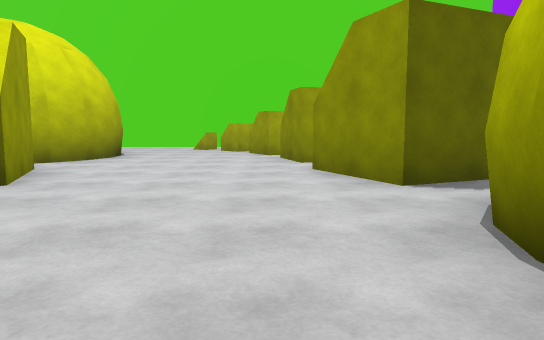
[1] (above)

20 first-person views from a walk through a Unity game level. The camera is 1.2 m above the floor, tilts 6° down and sees 70° across. The floor is counted in squares, 2 m on a side. Each view is taken from the middle of a square. On the plan, view 1 faces up. The plan holds only what a view shows up to about 11 squares ahead; the rest is blank.

[2]
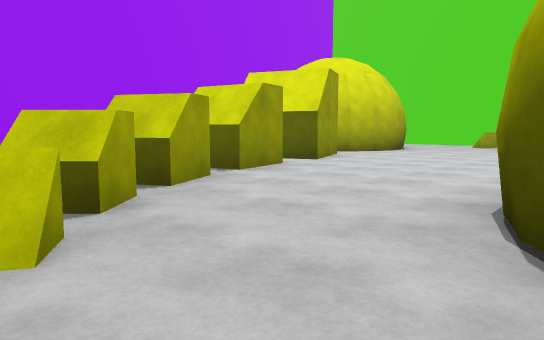

[3]
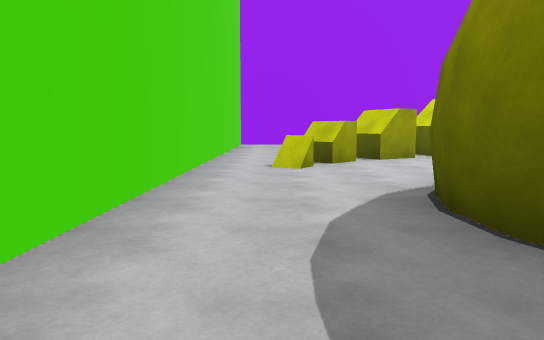

[4]
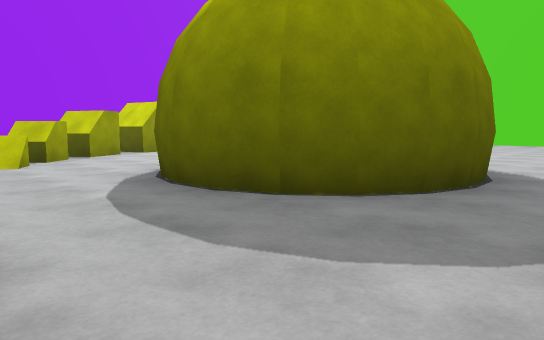

[5]
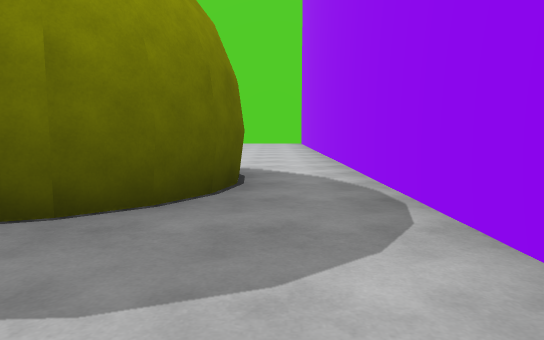

[6]
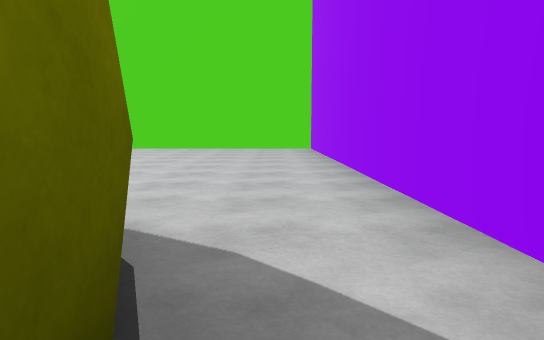

[7]
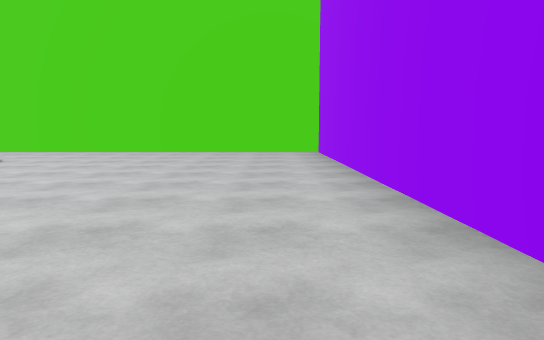

[8]
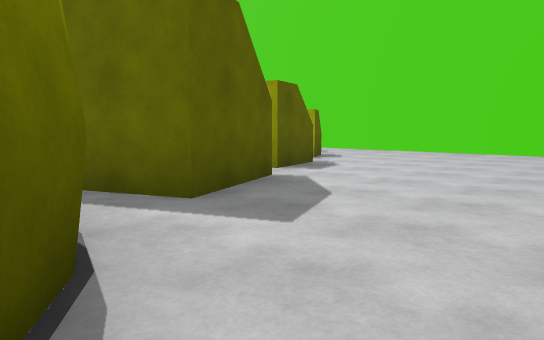

[9]
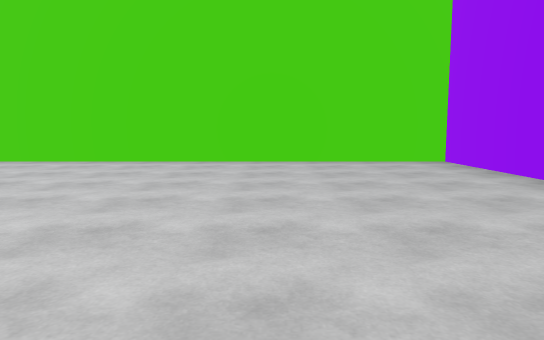

[10]
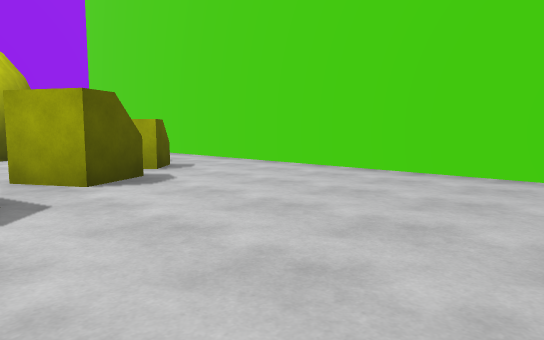

[11]
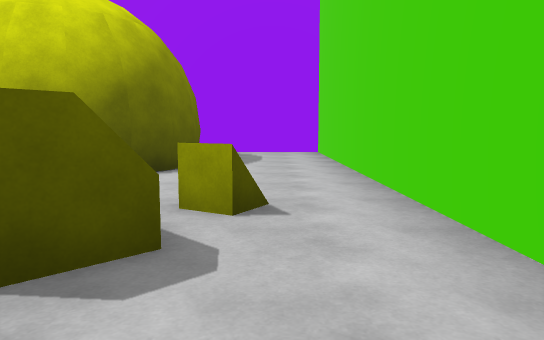

[12]
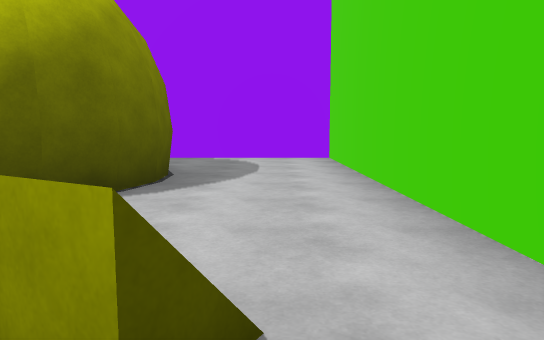

[13]
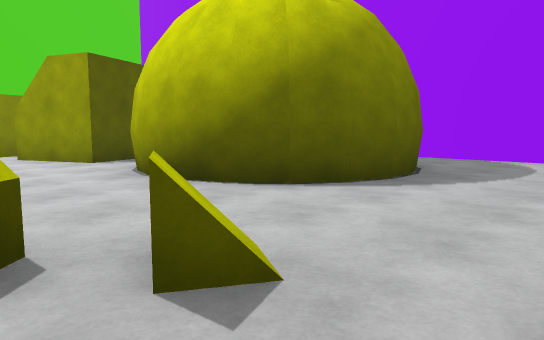

[14]
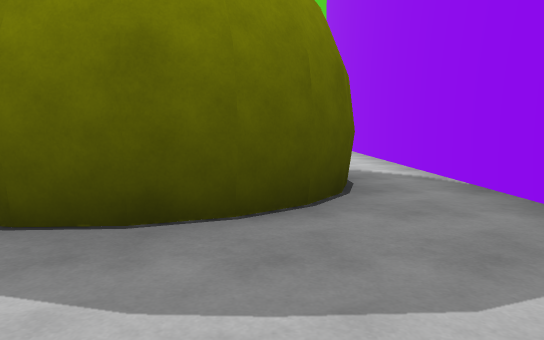

[15]
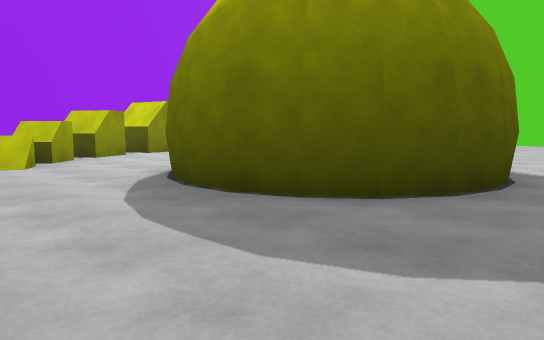

[16]
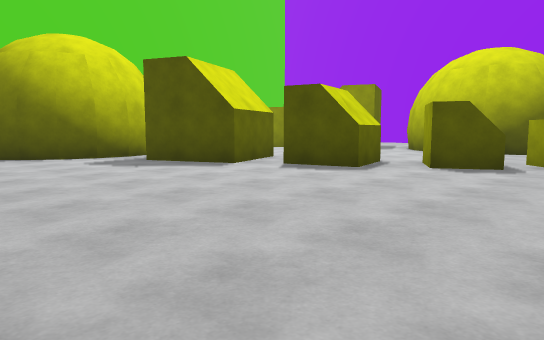

[17]
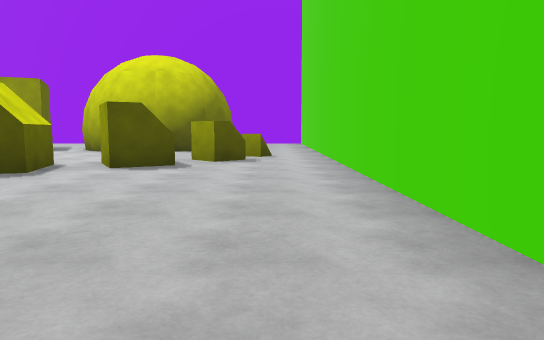

[18]
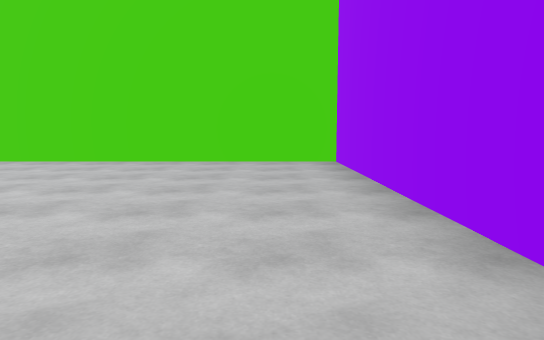

[19]
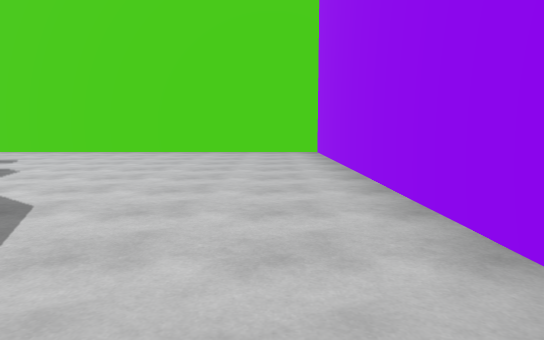

[20]
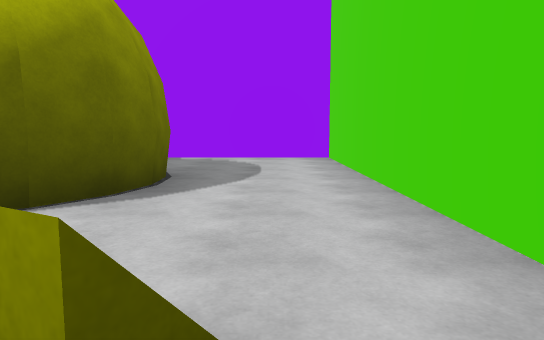

### Floor plan
Ten units are one square. View 1 is at (0, 0); x grows to the right and y downward. Boxes are objects, and circles mark ways between rooms. Rooms are numbered by the first view taken in them; rooms with no view inside come last. Other rooms are left out.
<svg viewBox="-97 -137 174 174">
<path fill="none" stroke="#000" d="M-28 -31 -24 -17M14 -41 6 -59M15 -26 18 -30 21 -33M11 -17 14 -25M-21 -10 -16 -1M-36 -59 -28 -41M5 -70 2 -82M-13 4 -8 9M-34 -82 -36 -75 -40 -69M-1 -90 -6 -98M19 2 14 -4 12 -10M-16 -1 -23 2M-8 9 -11 13M43 -36 49 -32M24 -66 32 -49 14 -41M56 -21 57 -13 55 -6 51 0 46 5 39 7 32 7 25 6 19 2M15 -86 18 -73M2 -82 11 -85M2 -105 8 -95M-4 -109 -9 -104M-5 32 72 32 72 -132 15 -132M-10 -115 -4 -109M-9 -104 -14 -109M-78 -79 -79 -87 -77 -94 -73 -100 -68 -104 -61 -107 -54 -107 -47 -105 -41 -101 -37 -96 -34 -89 -34 -82M15 -132 -92 -132 -92 -75M-16 -118 -19 -113M-14 -109 -12 -112M-6 -98 0 -101M-24 -17 -37 -14 -41 -28M-25 4 -30 -5M-28 -41 -46 -33 -54 -51M-46 -54 -36 -59M-13 15 -19 9 -13 4M-46 -65 -52 -62 -58 -62 -65 -64 -71 -68 -75 -72M-92 -75 -92 32 -15 32M-15 32 -5 32M-2 20 -7 17"/>
<circle cx="15" cy="15" r="3" fill="#2a7"/>
<circle cx="-25" cy="-95" r="3" fill="#2a7"/>
<circle cx="-10" cy="10" r="3" fill="#2a7"/>
<circle cx="5" cy="-125" r="3" fill="#2a7"/>
<circle cx="0" cy="30" r="3" fill="#2a7"/>
<circle cx="-90" cy="-80" r="3" fill="#2a7"/>
<circle cx="-20" cy="25" r="3" fill="#2a7"/>
<text x="-10" y="-40">1</text>
<text x="50" y="-60">2</text>
<text x="-50" y="-120">3</text>
<text x="-60" y="-10">4</text>
<text x="-10" y="20">5</text>
</svg>
Room 1 opens to room 2. Room 1 opens to room 3. Room 1 opens to room 5. Room 2 opens to room 3. Room 2 opens to room 5. Room 3 opens to room 4. Room 4 opens to room 5.

Where each view was taken, in squares from view 1:
view 1: 0 up, 0 right, facing up
view 2: 2 down, 2 right, facing up-left
view 3: 2 down, 6 right, facing left
view 4: 3 down, 7 right, facing up-left
view 5: 3 down, 6 right, facing up
view 6: 1 up, 6 right, facing up
view 7: 3 up, 6 right, facing up
view 8: 3 up, 6 right, facing up-left
view 9: 6 up, 4 right, facing up
view 10: 8 up, 5 right, facing up-left
view 11: 12 up, 1 right, facing left
view 12: 12 up, 1 left, facing left
view 13: 13 up, 1 left, facing down-left
view 14: 13 up, 7 left, facing down
view 15: 13 up, 9 left, facing down-right
view 16: 2 down, 9 left, facing up-right
view 17: 2 down, 9 left, facing right
view 18: 4 up, 8 left, facing down
view 19: 7 up, 8 left, facing down
view 20: 2 down, 1 left, facing right
